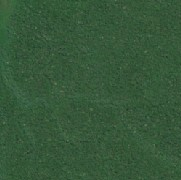
#> input picture split_images/2020-07-01-00_00_2020-07-01-23_59_Sentinel-2_Quarterly_Mosaics_True_Color_Cloudless/2020-07-01-00_00_2020-07-01-23_59_Sentinel-2_Quarterly_Mosaics_True_Color_Cloudless_part_0_0.png, 181 x 180 px, given as the content of the folder satellite_images, which was not available
$ python split_images.py
#> lines starting #> are read from the running program, lines starting #| are printed output that depends on the picture; pictures that were not available may be replaced by others from this repository, and a replacement may not be noted
import os
from PIL import Image

def split_image(image_path):
    image = Image.open(image_path)
#> image is the input picture: PIL image 181x180 RGB; mean R, G, B 54.2, 87.5, 57.7
    img_width, img_height = image.size
#> img_width = 181; img_height = 180

    rows, cols = 4, 6
    part_width = img_width // cols
#> part_width = 30
    part_height = img_height // rows
#> part_height = 45

    image_name = os.path.splitext(os.path.basename(image_path))[0]
    output_dir = os.path.join('split_images/', image_name)
    os.makedirs(output_dir, exist_ok=True)

    for row in range(rows):
        for col in range(cols):
            left = col * part_width
            upper = row * part_height
            right = left + part_width
            lower = upper + part_height

            part = image.crop((left, upper, right, lower))

            part_filename = f"{image_name}_part_{row}_{col}.png"
            part.save(os.path.join(output_dir, part_filename))
#> this loop made 4 passes
#> pass 1, in split_image, `part.save(os.path.join(output_dir, part_filename))`:
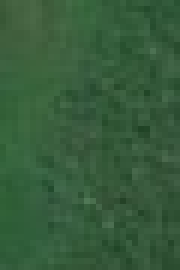
#> saved as 2020-07-01-00_00_2020-07-01-23_59_Sentinel-2_Quarterly_Mosaics_True_Color_Cloudless_part_0_0_part_0_0.png: PIL image 30x45 RGB (shown 6 times larger); mean R, G, B 54.3, 91.8, 59.1
#> after the loop:
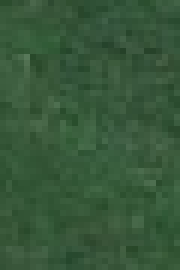
#> part: PIL image 30x45 RGB (shown 6 times larger); mean R, G, B 54.9, 87.7, 57.7

    print(f"Image split into {rows*cols} parts and saved in '{output_dir}'.")
#| Image split into 24 parts and saved in 'split_images/2020-07-01-00_00_2020-07-01-23_59_Sentinel-2_Quarterly_Mosaics_True_Color_Cloudless_part_0_0'.

def process_directory(directory_path):
    for filename in os.listdir(directory_path):
        file_path = os.path.join(directory_path, filename)

        if filename.lower().endswith(('.png', '.jpg', '.jpeg', '.bmp', '.gif', '.tiff')):
            print(f"Processing '{filename}'...")
            split_image(file_path)

if __name__ == "__main__":
    process_directory("satellite_images")

$ run again, on split_images/2022-04-01-00_00_2022-04-01-23_59_Sentinel-2_Quarterly_Mosaics_True_Color_Cloudless/2022-04-01-00_00_2022-04-01-23_59_Sentinel-2_Quarterly_Mosaics_True_Color_Cloudless_part_0_4.png
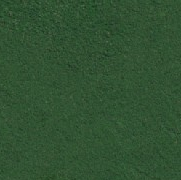
#> input picture split_images/2022-04-01-00_00_2022-04-01-23_59_Sentinel-2_Quarterly_Mosaics_True_Color_Cloudless/2022-04-01-00_00_2022-04-01-23_59_Sentinel-2_Quarterly_Mosaics_True_Color_Cloudless_part_0_4.png, 181 x 180 px, given as the content of the folder satellite_images, which was not available
#> in split_image, image is the input picture: PIL image 181x180 RGB; mean R, G, B 49, 81.5, 50.2
#> the loop in split_image, `for row in range(rows):` made 4 passes
#> pass 1, in split_image, `part.save(os.path.join(output_dir, part_filename))`:
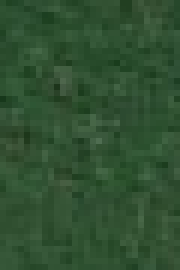
#> saved as 2022-04-01-00_00_2022-04-01-23_59_Sentinel-2_Quarterly_Mosaics_True_Color_Cloudless_part_0_4_part_0_0.png: PIL image 30x45 RGB (shown 6 times larger); mean R, G, B 47.9, 80.3, 49.2
#> after the loop in split_image, `for row in range(rows):`:
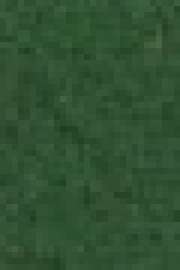
#> part: PIL image 30x45 RGB (shown 6 times larger); mean R, G, B 48.3, 81.4, 50
#| Image split into 24 parts and saved in 'split_images/2022-04-01-00_00_2022-04-01-23_59_Sentinel-2_Quarterly_Mosaics_True_Color_Cloudless_part_0_4'.

$ run again, on split_images/2022-04-01-00_00_2022-04-01-23_59_Sentinel-2_Quarterly_Mosaics_True_Color_Cloudless/2022-04-01-00_00_2022-04-01-23_59_Sentinel-2_Quarterly_Mosaics_True_Color_Cloudless_part_0_5.png
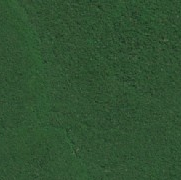
#> input picture split_images/2022-04-01-00_00_2022-04-01-23_59_Sentinel-2_Quarterly_Mosaics_True_Color_Cloudless/2022-04-01-00_00_2022-04-01-23_59_Sentinel-2_Quarterly_Mosaics_True_Color_Cloudless_part_0_5.png, 181 x 180 px, given as the content of the folder satellite_images, which was not available
#> in split_image, image is the input picture: PIL image 181x180 RGB; mean R, G, B 48.4, 81.6, 49.8
#> the loop in split_image, `for row in range(rows):` made 4 passes
#> pass 1, in split_image, `part.save(os.path.join(output_dir, part_filename))`:
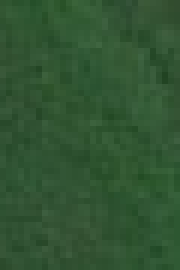
#> saved as 2022-04-01-00_00_2022-04-01-23_59_Sentinel-2_Quarterly_Mosaics_True_Color_Cloudless_part_0_5_part_0_0.png: PIL image 30x45 RGB (shown 6 times larger); mean R, G, B 49, 84.8, 50.5
#| Image split into 24 parts and saved in 'split_images/2022-04-01-00_00_2022-04-01-23_59_Sentinel-2_Quarterly_Mosaics_True_Color_Cloudless_part_0_5'.

$ run again, on split_images/2022-10-01-00_00_2022-10-01-23_59_Sentinel-2_Quarterly_Mosaics_True_Color_Cloudless/2022-10-01-00_00_2022-10-01-23_59_Sentinel-2_Quarterly_Mosaics_True_Color_Cloudless_part_0_0.png
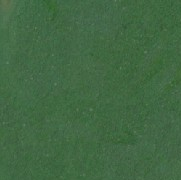
#> input picture split_images/2022-10-01-00_00_2022-10-01-23_59_Sentinel-2_Quarterly_Mosaics_True_Color_Cloudless/2022-10-01-00_00_2022-10-01-23_59_Sentinel-2_Quarterly_Mosaics_True_Color_Cloudless_part_0_0.png, 181 x 180 px, given as the content of the folder satellite_images, which was not available
#> in split_image, image is the input picture: PIL image 181x180 RGB; mean R, G, B 65.7, 103.6, 67.4
#> the loop in split_image, `for row in range(rows):` made 4 passes
#> pass 1, in split_image, `part.save(os.path.join(output_dir, part_filename))`:
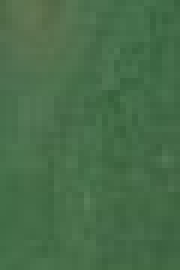
#> saved as 2022-10-01-00_00_2022-10-01-23_59_Sentinel-2_Quarterly_Mosaics_True_Color_Cloudless_part_0_0_part_0_0.png: PIL image 30x45 RGB (shown 6 times larger); mean R, G, B 71.6, 108.9, 73.5
#> pass 1, in split_image, `part.save(os.path.join(output_dir, part_filename))`:
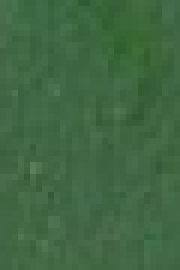
#> saved as 2022-10-01-00_00_2022-10-01-23_59_Sentinel-2_Quarterly_Mosaics_True_Color_Cloudless_part_0_0_part_0_1.png: PIL image 30x45 RGB (shown 6 times larger); mean R, G, B 64, 103.5, 66.7
#| Image split into 24 parts and saved in 'split_images/2022-10-01-00_00_2022-10-01-23_59_Sentinel-2_Quarterly_Mosaics_True_Color_Cloudless_part_0_0'.
